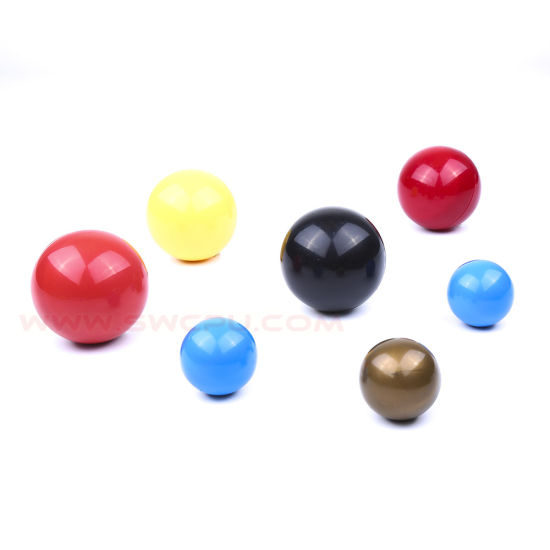
#> input picture data/Colored-ball.jpg, 550 x 550 px, found by its file name
$ python detecting-circle-using-hough-circle-transform.py
#> lines starting #> are read from the running program, lines starting #| are printed output that depends on the picture; after the words box and inside, x2 and y2 are one past the last pixel; in counts of white or black regions, pixels touching at a corner belong together
import cv2 as cv
import numpy as np

img = cv.imread('data/Colored-ball.jpg')
#> img is the input picture: shape (550, 550, 3); mean B, G, R 235.2, 234, 239.8
output = img.copy()
gray = cv.cvtColor(img, cv.COLOR_BGR2GRAY)
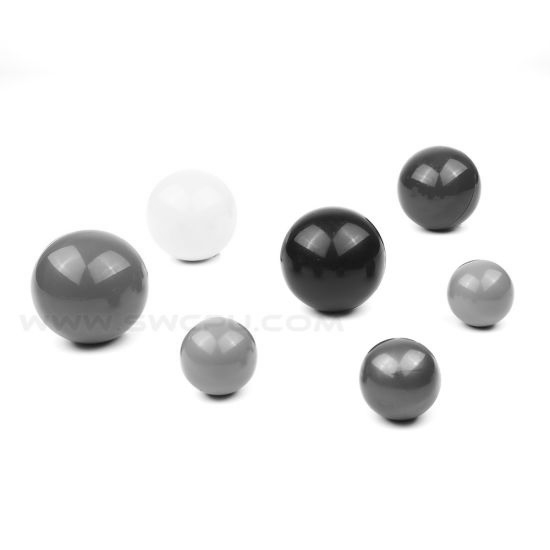
#> gray: shape (550, 550); min 21, max 255, mean 235.9
gray = cv.medianBlur(gray, 5)
circles = cv.HoughCircles(gray, cv.HOUGH_GRADIENT, 1.5, 10)
#> circles = [[332.2, 258.8, 51.6], [90.75, 287.2, 58.2], [438.8, 188.2, 41.25], [480.8, 293.2, 33.45], [218.2, 356.2, 37.95], [399.8, 380.2, 39.6]]
detected_circles = np.uint16(np.around(circles))
#> detected_circles = [[332, 259, 52], [91, 287, 58], [439, 188, 41], [481, 293, 33], [218, 356, 38], [400, 380, 40]]
for (x, y ,r) in detected_circles[0, :]:
    cv.circle(output, (x, y), r, (0, 255, 0), 3)
    cv.circle(output, (x, y), 2, (0, 255, 255), 3)
#> this loop made 6 passes
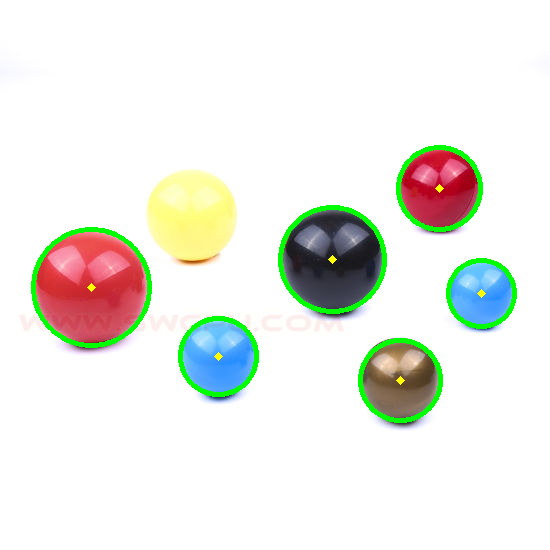
#> output: shape (550, 550, 3); 2.78% of pixels changed, all inside (x1, y1, x2, y2) = (31, 145, 517, 423)

cv.imshow('image', img)
cv.imshow('output', output)
cv.waitKey(0)
cv.destroyAllWindows()

# (x - center_x)^2 + (y - center_y)^2 = radius^2

# HoughCircles->it is used to detect circles in an image
